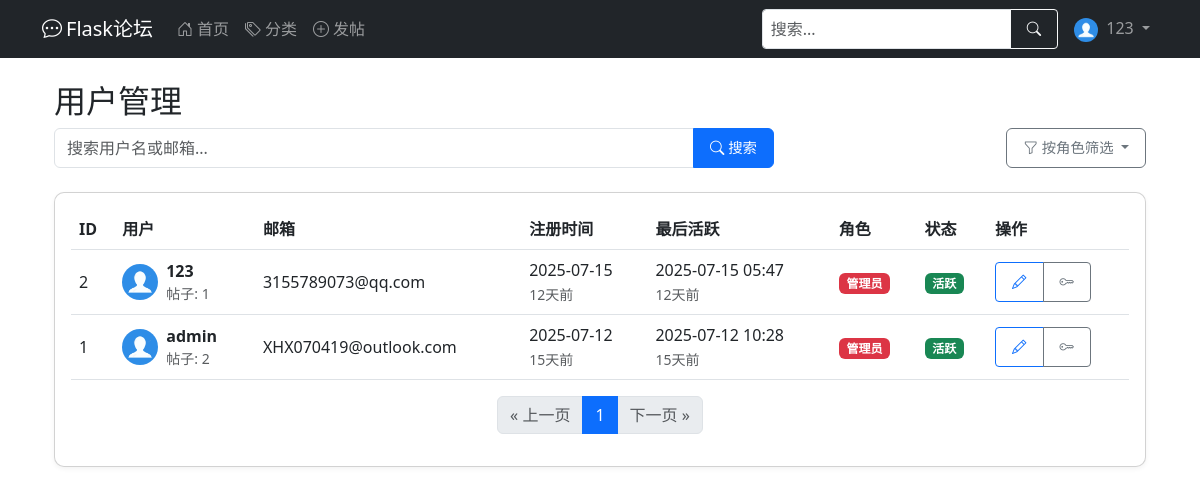
The app's page /admin/users (signed in), older data.
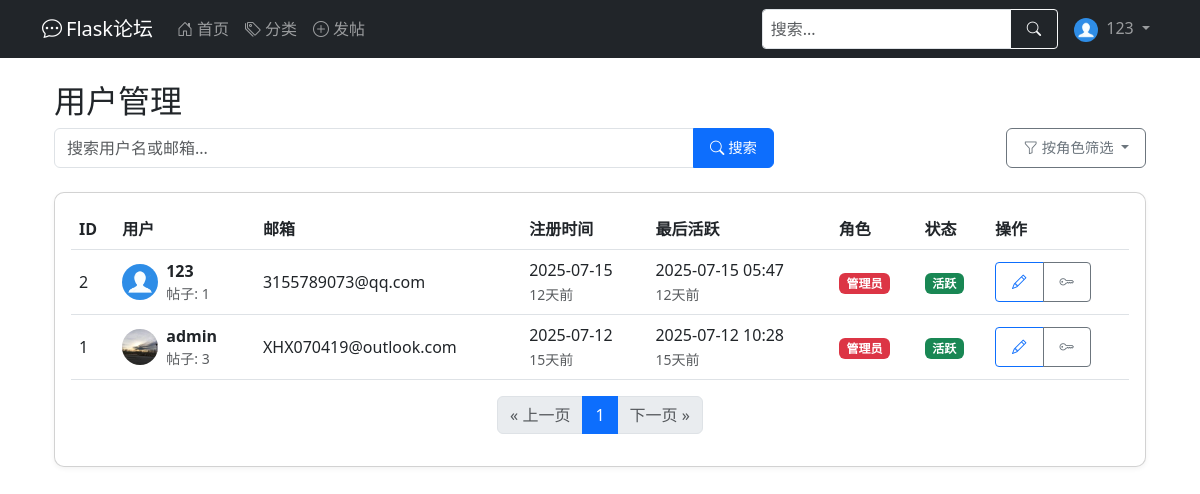
The same page, newer data.
### app/models.py (models this page shows, shortened)
class User(UserMixin, db.Model):
    __tablename__ = 'user'
    id = db.Column(db.Integer, primary_key=True)
    username = db.Column(db.String(64), index=True, unique=True, nullable=False)
    email = db.Column(db.String(120), index=True, unique=True, nullable=False)
    password_hash = db.Column(db.String(128), nullable=False)
    created_at = db.Column(db.DateTime, default=datetime.utcnow)
    last_seen = db.Column(db.DateTime, default=datetime.utcnow)
    about_me = db.Column(db.Text)
    avatar = db.Column(db.String(120), default='default.jpg')  # 头像
    permissions = db.Column(db.Integer, default=Permissions.USER)
    posts = db.relationship('Post', backref='author', lazy='dynamic')  # 在Post处能查到作者，用法：Post.author
    def avatar_url(self):
        return url_for('static', filename=f'profile_pics/{self.avatar}', _external=True)
    def has_permission(self, permission):
        return (self.permissions & permission) == permission
    def is_admin(self):
        return self.has_permission(Permissions.ADMIN)

### app/admin.py (the view)
@admin_bp.route('/users')
@admin_required
def users():  # todo 补全筛选功能
    page = request.args.get('page', 1, type=int)
    per_page = 20
    users_ = User.query.order_by(User.created_at.desc()).paginate(page=page, per_page=per_page, error_out=False)
    return render_template('admin/users.html', users=users_)

### app/models.py (called while the page is built)
@login_manager.user_loader
def load_user(user_id):
    return User.query.get(int(user_id))

### app/templates/admin/users.html (shortened to what the changed rows need)
{% extends "admin/base.html" %}
{% block admin_content %}
<h2>用户管理</h2>
<div class="card">
    <div class="card-body">
        <div class="table-responsive">
            <table class="table table-hover align-middle">
                <thead>
                    <tr>
                        <th>ID</th>
                        <th>用户</th>
                        <th>邮箱</th>
                        <th>注册时间</th>
                        <th>最后活跃</th>
                        <th>角色</th>
                        <th>状态</th>
                        <th>操作</th>
                    </tr>
                </thead>
                <tbody>
                    {% for user in users.items %}
                    <tr>
                        <td>{{ user.id }}</td>
                        <td>
                            <div class="d-flex align-items-center">
                                <img src="{{ user.avatar_url() }}" class="rounded-circle me-2" width="36" height="36">
                                <div>
                                    <strong>{{ user.username }}</strong>
                                    <div class="small text-muted">帖子: {{ user.posts.count() }}</div>
                                </div>
                            </div>
                        </td>
                        <td>{{ user.email }}</td>
                        <td>
                            <span class="d-block">{{ user.created_at.strftime('%Y-%m-%d') }}</span>
                            <small class="text-muted">{{ user.created_at|time_ago }}</small>
                        </td>
                        <td>
                            <span class="d-block">{{ user.last_seen.strftime('%Y-%m-%d %H:%M') }}</span>
                            <small class="text-muted">{{ user.last_seen|time_ago }}</small>
                        </td>
                        <td>
                            {% if user.is_admin() %}
                                <span class="badge bg-danger">管理员</span>
                            {% elif user.has_permission(Permissions.MODERATE) %}
                                <span class="badge bg-warning">版主</span>
                            {% else %}
                                <span class="badge bg-primary">普通用户</span>
                            {% endif %}
                        </td>
                        <td>
                            {% if user.is_active %}
                                <span class="badge bg-success">活跃</span>
                            {% else %}
                                <span class="badge bg-secondary">禁用</span>
                            {% endif %}
                        </td>
                        <td>
                            <div class="btn-group btn-group-sm">
                                <a href="{{ url_for('admin.edit_user', user_id=user.id) }}"
                                   class="btn btn-outline-primary" title="编辑">
                                    <i class="bi bi-pencil"></i>
                                </a>
                                <a href="{{ url_for('admin.reset_user_password', user_id=user.id) }}"
                                   class="btn btn-outline-secondary" title="重置密码">
                                    <i class="bi bi-key"></i>
                                </a>
                            </div>
                        </td>
                    </tr>
                    {% else %}
                    <tr>
                        <td colspan="8" class="text-center py-4">没有找到用户</td>
                    </tr>
                    {% endfor %}
                </tbody>
            </table>
        </div>
    </div>
</div>
{% endblock %}

Row changes from the older to the newer data that the page shows:
changed User "admin": avatar_url: picture added in place of a placeholder; posts.count "2" → "3"
